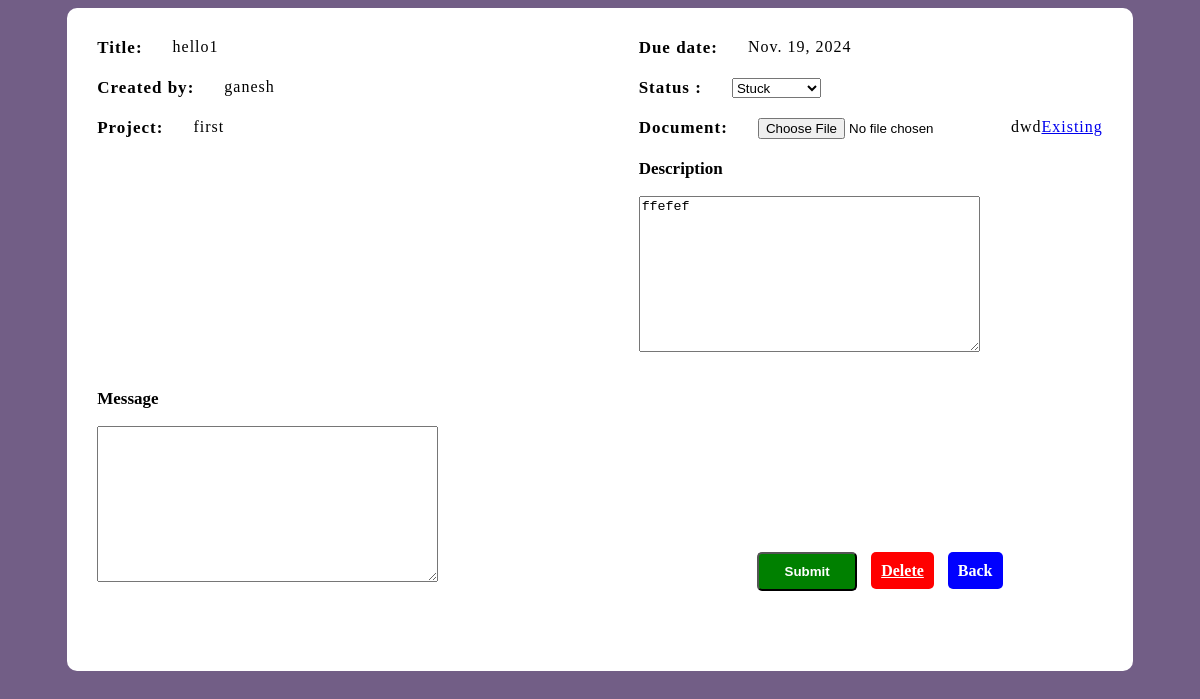
Page /profile_task/91/ (signed in) on the committed database.
### task_pro/models.py (models this page shows, shortened)
class Task(models.Model):
    STATUS_CHOICES  = (
        ('Pending','Pending'),
        ('In progress','In progress'),
        ('Completed','Completed'),
        ('Stuck','Stuck'))
    task_created_at = models.DateTimeField(auto_now_add=True)
    title= models.CharField(max_length=200)
    description = models.TextField()
    assigned_to = models.ForeignKey(CustomUser,on_delete=models.CASCADE,null=True,related_name ="assigned_to")
    created_by = models.ForeignKey(CustomUser,on_delete=models.CASCADE,null=True,related_name="created_by")
    due_date = models.DateField()
    project = models.ForeignKey(Project,on_delete=models.CASCADE,null=True,blank=True)
    status = models.CharField(max_length=100,choices=STATUS_CHOICES,default='Pending')
    message = models.TextField(null=True,blank=True)
    document = models.FileField(upload_to='documenets/',null=True,blank=True)
    audio = models.FileField(upload_to='audio/',null=True, blank=True)
    task_depended_on = models.IntegerField(null=True,blank=True)
    struck_time_start_at = models.DateTimeField(max_length=100,null=True,blank=True)
    stuck_time_end_at = models.DateTimeField(null=True,blank=True)
    incomplete = models.BooleanField(default=False)
    waiting_for = models.IntegerField(null=True,blank=True)
    waiting_for_username = models.CharField(max_length=100,null=True,blank=True)
    waiting_time_start_at = models.DateTimeField(null=True,blank=True)
    task_completed_at = models.DateTimeField(null=True,blank=True)

class CustomUser(AbstractUser):
    choose = (
        ('Accounts-AR','Accounts-AR'),
        ('Accounts-Ap','Accounts-Ap'),
        ('Accounts-MIS','Accounts-MIS'),
        ('Accounts Manager','Accounts Manager'),
        ('MIS','MIS'),
        ('HR','HR'),
        ('Sales Admin','Sales Admin'),
        ('Zonals Managers','Zonals Managers'),
        ('Branch Manager','Branch Manager'),
        ('Employee','Employee'),
        ('IT','IT'),
        ('Sales','Sales'),
    )
    email = models.EmailField(blank=False, null=False)
    department = models.CharField(choices=choose,max_length=100,default='Sales')
    head = models.BooleanField(default=False)

class Project(models.Model):
    project_name = models.CharField(max_length=100)
    Is_daily = models.BooleanField(default=False)
    description = models.TextField()
    def __str__(self):
        return self.project_name

### task_pro/views.py (the view, shortened to what this page needs)
# urls.py: path('profile_task/<int:pk>/',profile_task_update,name="profile_task"),
@login_required
def profile_task_update(request,pk):
    task = Task.objects.get(id=pk)
    assigned_for = task.assigned_to.id
    form = taskform(instance=task)
    return render(request,'profile_task_update.html',{'tasks':task,'form':form,'id':assigned_for,'task_id':task.id})

### task_pro/Templates/profile_task_update.html (shortened to what this page needs)
<!DOCTYPE html>
<html lang="en">
<head>
<body style="background-color: rgb(114, 94, 134);">
    <section style="margin:0% 5%;background-color: white;padding:30px;border-radius:10px;">
        <form action="" method="POST">
            <div style="display:flex; justify-content:flex-start">
                <div style="width: 500px;max-width: 500px;;">
                    <div class="form_label_divs">
                        <span class="form_labels">{{ form.title.label }}:</span>
                        {{ form.title.value }} <br>
                    </div>
                    <div class="form_label_divs">
                        <span class="form_labels">{{ form.created_by.label }}:</span>
                        {{ tasks.created_by }} <br>
                    </div>
                    <div class="form_label_divs">
                        <span class="form_labels">{{ form.project.label }}:</span>
                        {{ tasks.project }} <br>
                    </div>
                </div>
                <div style="margin-left: 100px;">
                    <div  class="form_label_divs">
                        <span class="form_labels">{{ form.due_date.label }}:</span>
                        {{ form.due_date.value }} <br>
                    </div>
                    <div  class="form_label_divs">
                        <span class="form_labels">{{ form.status.label }} :</span>
                        {{ form.status }}
                    </div>
                    <div class="form_label_divs">
                        <span class="form_labels">{{ form.document.label }}:</span>
                        {{ form.document }}
                        dwd
                        {% if tasks.document %}
                            <a href="{{ tasks.document.url }}" target="_blank">Existing</a>
                        {% endif %}
                    </div>
                    <div>
                        <p class="form_labels">{{ form.description.label }}</p>
                        <p>{{ form.description }}</p>
                    </div>
                </div>
            </div>
            <p class="form_labels">{{ form.message.label }}</p>
            <p style="width:500px;">{{ form.message }}</p>
            <div style="position: relative;left:660px;bottom: 50px;width: 300px;">
                <button type="submit" class="submit_button">Submit</button>
                <a href="{% url 'delete_task' task_id %}" class="delete_button">Delete</a>
                <a href="{% url 'profile_update' id %}" class="back_button">  Back </a>
            </div>
        </form>
    </section>
</body>
</html>

### task_pro/Templates/profile_task_update.html (style rules this page uses)
.form_labels { font-weight: bold; margin-right: 30px; font-size: 17px; }
.form_label_divs { margin-bottom:20px ; display: flex; letter-spacing: 1px; }
.submit_button { padding:10px; background-color: green; color: white; border-radius: 5px; width: 100px; margin-right: 10px; font-weight: bold; }
.back_button { text-decoration: none; padding:10px; padding-right: 10px; background-color: blue; color: white; border-radius: 5px; font-weight: bold; }
.delete_button { padding:10px; background-color:red; color: white; border-radius: 5px; width: 100px; margin-right: 25px; font-weight: bold; margin-right: 10px; }

### rows in the picture
Task: title.value "hello1", created_by "ganesh", project "first", due_date.value "Nov. 19, 2024", status "Stuck", description "ffefef"
